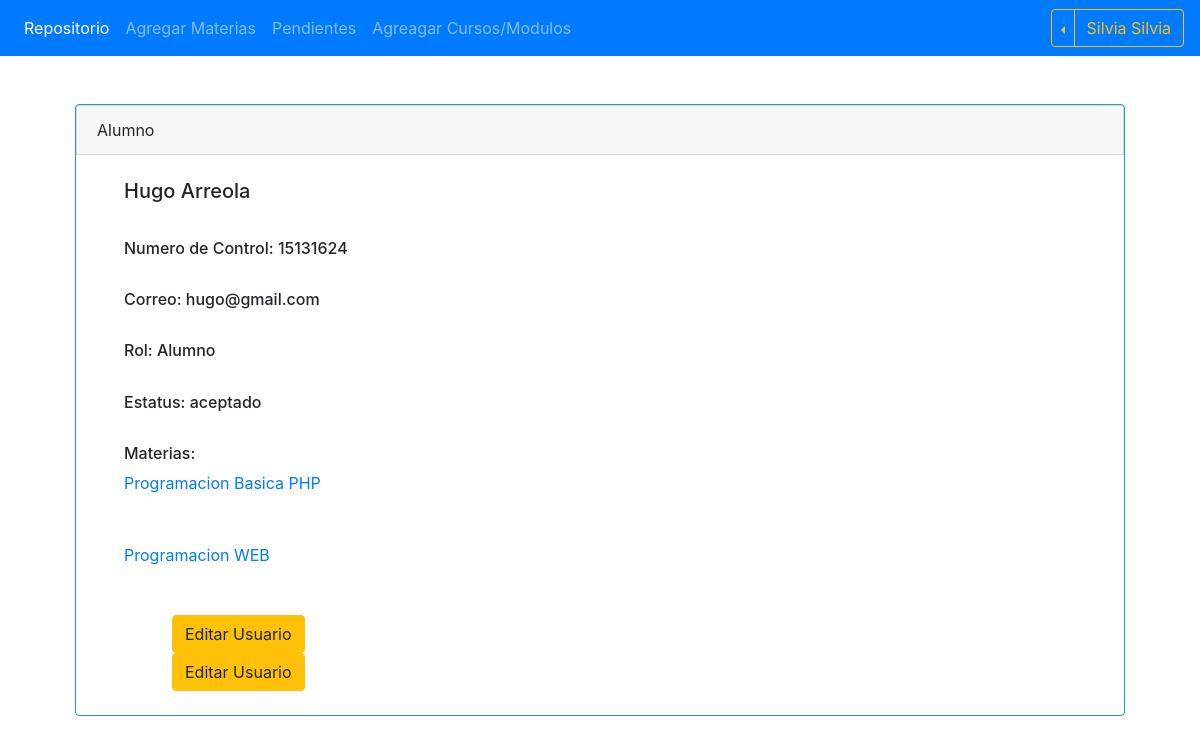
/ver_usuario.php?id_us=30 (signed in), run on the app's committed database.
### tables this page shows
CREATE TABLE IF NOT EXISTS `usuarios` (
  `id` int(11) NOT NULL AUTO_INCREMENT,
  `nombre` varchar(255) NOT NULL,
  `apellido` varchar(255) NOT NULL,
  `ncontrol` char(8) NOT NULL,
  `correo` varchar(200) NOT NULL,
  `pass` varchar(255) NOT NULL,
  `id_rol` int(11) NOT NULL,
  `estatus` enum('aceptado','espera','negado') NOT NULL,
  PRIMARY KEY (`id`),
  KEY `id_rol` (`id_rol`)
);

CREATE TABLE IF NOT EXISTS `materias` (
  `id` int(11) NOT NULL AUTO_INCREMENT,
  `materia` varchar(255) NOT NULL,
  `objetivo` text NOT NULL,
  `material` longblob,
  `mat_tipo` varchar(100) NOT NULL,
  `mat_nombre` varchar(255) NOT NULL,
  `clave` varchar(100) NOT NULL,
  `estatus` enum('aceptado','espera','negado') NOT NULL,
  `id_modulo` int(11) NOT NULL,
  PRIMARY KEY (`id`)
);

### php/helpers.php (called while the page is built, shortened)
<?php
function Materias_Usuario($conexion, $id){
    $sql = "SELECT m.id, m.materia "
            . "FROM alu_mat AS am INNER JOIN materias AS m ON m.id = am.id_mat "
            . "WHERE am.id_alu = $id";
    $query = mysqli_query($conexion, $sql);
    $materias = array();
    if (mysqli_num_rows($query) >= 1){
        $materias = $query;
    }
    return $materias;
}
function Usuario ($conexion, $id_us){
    $sql = "SELECT * FROM usuarios WHERE id = $id_us";
    $us = mysqli_query($conexion, $sql);
    $usuario = array();
    if ($us && mysqli_num_rows($us)){
        $usuario = $us;
    }
    return $usuario;
}

### ver_usuario.php (the view, shortened to what this page needs)
<?php
require_once 'includes/cabecera.php';
if (isset($_GET['id_us'])){
    $id_us = intval($_GET['id_us']);
} else {
    $id_us = $_SESSION['id'];
}
?>
<?php
$us = Usuario($bd, $id_us);
if (!empty($us)):
    $usuario = mysqli_fetch_assoc($us);
?>
    <div class="container-fluid mx-auto mt-5 mb-5" style="width: 90%;">
        <div class="border border-info rounded">
            <div class="card card-header mx-auto">
                <?php if ($usuario['id_rol'] == 3): echo ' Alumno '; $rol = 'Alumno'; endif; ?>
            </div>
            <div class="card-body p-4 ml-4">
                <h5 class="card-title"> <?= $usuario['nombre'].' '.$usuario['apellido'] ?> </h5><br/>
                <h6>Numero de Control: <?= $usuario['ncontrol'] ?></h6><br/>
                <h6>Correo: <?= $usuario['correo'] ?> </h6><br/>
                <h6>Rol: <?= $rol ?> </h6><br/>
                <h6>Estatus: <?= $usuario['estatus'] ?></h6><br/>
                <?php
                if ($usuario['id_rol'] == 3):
                    $m_u = Materias_Usuario($bd, $id_us);
                    if (!empty($m_u)):
                        echo '<h6>Materias: </h6>';
                        while ($mat_us = mysqli_fetch_assoc($m_u)):
                ?>
                <a href="curso.php?id_mat=<?= $mat_us['id'] ?>&mat=<?= $mat_us['materia'] ?>"> <?= $mat_us['materia'] ?> </a><br/><br/><br/>
                <?php   endwhile;
                    endif;
                ?>
                <?php endif; ?>
                <?php if (!isset($_GET) || isset($_SESSION['id'])):?>
                    <a href="editar_usuario.php?id_us=<?= $usuario['id'] ?>" class="btn btn-warning ml-5"> Editar Usuario </a><br/>
                <?php endif; ?>
                <?php if ($_SESSION['rol'] == 1):?>
                    <a href="editar_usuario.php?id_us=<?= $usuario['id'] ?>" class="btn btn-warning ml-5"> Editar Usuario </a><br/>
                <?php endif; ?>
            </div>
        </div>
    </div>
<?php endif; ?>

### data on the page
usuarios: nombre "Hugo", apellido "Arreola", ncontrol "15131624", correo "hugo@gmail.com", id_rol "Alumno", estatus "aceptado"
materias: materia "Programacion Basica PHP"
materias: materia "Programacion WEB"

### other printed values
$_SESSION['nombre'] "Silvia"
$_SESSION['apellido'] "Silvia"
